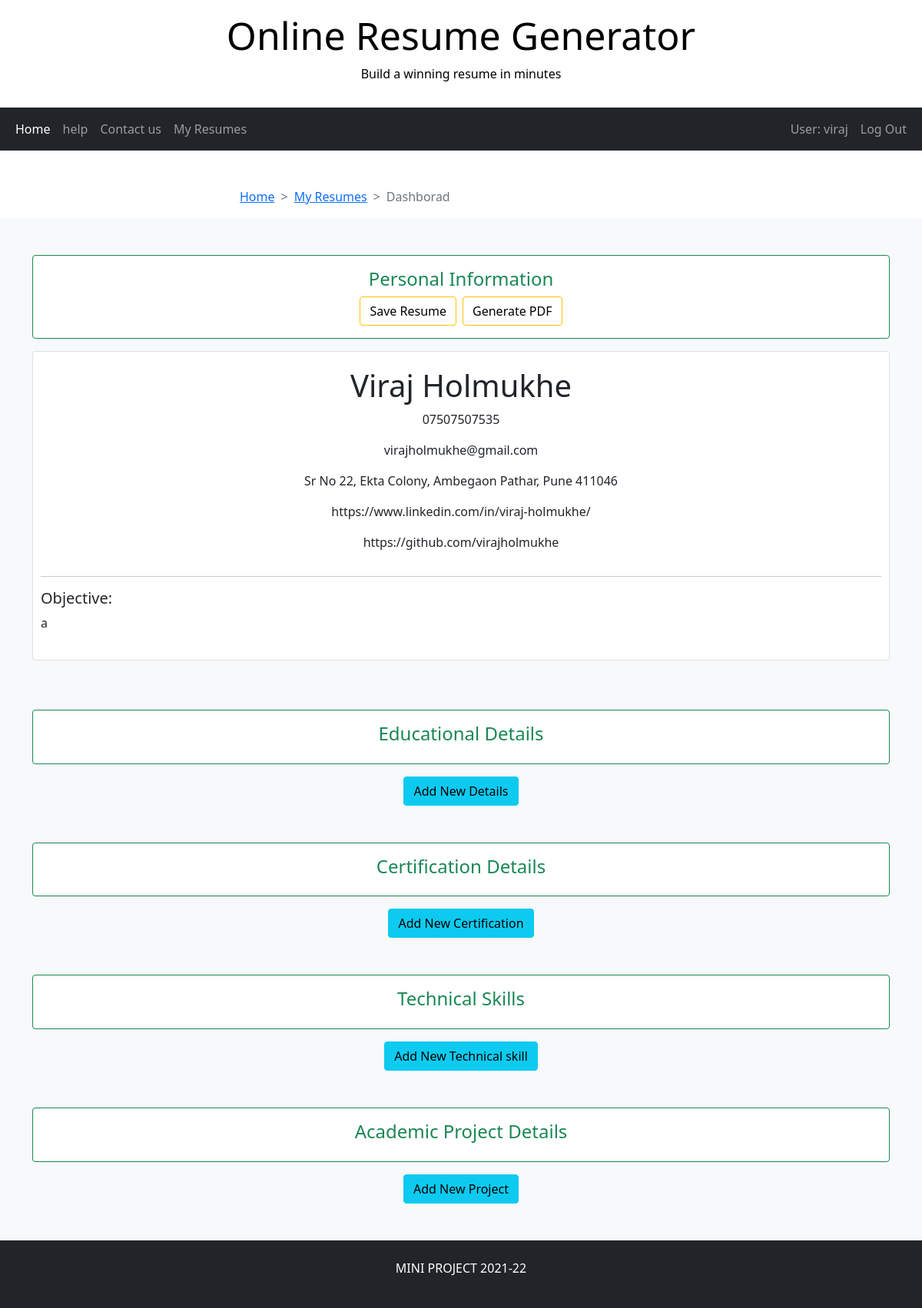
Page /dashboard/18 (signed in) on the committed database.
### UserApp/models.py (models this page shows)
class personal_info(models.Model):
    fullname= models.CharField(max_length=20)
    phone_number=models.CharField(max_length=10)
    Gender=models.CharField(max_length=6)
    dob=models.DateField(auto_now=False,auto_now_add=False)
    emailid=models.EmailField(max_length=50)
    Address=models.TextField(max_length=225)
    hobbies=models.CharField(max_length=100)
    languages_known=models.CharField(max_length=50)
    linkedin=models.CharField(max_length=200)
    github=models.CharField(max_length=200)
    objective=models.TextField(max_length=1000)
    user = models.ForeignKey(User_Info, on_delete=models.CASCADE)
    class Meta:
        db_table="personal_info"

### UserApp/views.py (the view)
# urls.py: path('dashboard/<pid>',views.dashboard, name='dashboard'),
def dashboard(request,pid):
    try:
        uname = request.session["uname"]
        personal_info.objects.get(user=uname,id=pid)
        pers_info = personal_info.objects.get(user=uname,id=pid)
        edu_info = educational_details.objects.filter(perIn_id=pers_info.id)
        cert_info = certification.objects.filter(perIn_id=pers_info.id)
        tech_sk_info = technical_skills.objects.filter(perIn_id=pers_info.id)
        aca_pr_info = academic_project.objects.filter(perIn_id=pers_info.id)
        if(request.method=='POST'):
            if(request.POST['action']=="delete_technical_skill"):
                tech_sk_info = technical_skills.objects.filter(perIn_id=pers_info.id,id=request.POST["id"]).delete()
            elif(request.POST['action']=="delete_educational_detail"):
                edu_info = educational_details.objects.filter(perIn_id=pers_info.id,id=request.POST["id"]).delete()
            elif(request.POST['action']=="delete_certification_detail"):
                cert_info = certification.objects.filter(perIn_id=pers_info.id,id=request.POST["id"]).delete()
            elif(request.POST['action']=="delete_academic_project_detail"):
                aca_pr_info = academic_project.objects.filter(perIn_id=pers_info.id,id=request.POST["id"]).delete()
            return redirect('dashboard',pid = pers_info.id)
        else:
            return render(request, "dashboard.html",{"pi":pers_info,"ei":edu_info,"ci":cert_info,"ti":tech_sk_info,"ai":aca_pr_info})
    except:
        return redirect(personal_information)

### UserApp/templates/dashboard.html (shortened to what this page needs)
{%extends "master.html"%}
{%block content%}
<div class="container mt-5 col-md-6">
    <nav style="--bs-breadcrumb-divider: '>';" aria-label="breadcrumb">
        <ol class="breadcrumb">
            <li class="breadcrumb-item"><a href="/">Home</a></li>
            <li class="breadcrumb-item"><a href="/my_resumes">My Resumes</a></li>
            <li class="breadcrumb-item active" aria-current="page">Dashborad</li>
        </ol>
    </nav>
</div>
<section class="one" id="personal_information">
    <div class="container mt-5">
        <div class="card border-success mb-3" style="width: 100%;">
            <div class="card-body text-success">
                <h4 class="card-title text-center">Personal Information</h4>
                <div class="d-grid gap-2 d-md-flex justify-content-md-center">
                    <button type="button" class="btn btn-outline-warning justify-content-end"><a style="text-decoration:none;color:black"  href="/save/{{pi.id}}" >Save Resume</a></button>
                    <button type="button" class="btn btn-outline-warning justify-content-end"><a style="text-decoration:none;color:black" target="_blank" href="/pdf/{{pi.id}}" >Generate PDF</a></button>
                </div>
            </div>
        </div>
        <div class="card mb-3" style="padding: 20px 10px 20px 10px; width: 100%;">
            <center>
                <h1 class="card-title text-center">{{pi.fullname}}</h1>
                <p>{{pi.phone_number}}</p>
                <p>{{pi.emailid}}</p>
                <p>{{pi.Address}}</p>
                <p>{{pi.linkedin}}</p>
                <p>{{pi.github}}</p>
            </center>
            <hr width="100%"></hr>
                <h5>Objective: </h5><p>{{pi.objective}}</p>
        </div>
    </div>
</section>
<section class="bg-light" id="educational_details">
    <div class="container mt-5">
        <div class="card border-success mb-3" style="width: 100%;" >
            <div class="card-body text-success">
                <h4 class="card-title text-center">Educational Details</h4>
            </div>
        </div>
    </div>
    <center>
        <button type="button" class="btn btn-info"><a style="text-decoration:none;color:black"  href="/educational_Details/{{pi.id}}" class="card-link">Add New Details</a></button>
    </center>
</section>
<section class="one" id="certification_details">
    <div class="container mt-5">
        <div class="card border-success mb-3" style="width: 100%;">
            <div class="card-body text-success">
                <h4 class="card-title text-center">Certification Details</h4>
            </div>
        </div>
        <center>
            <button type="button" class="btn btn-info"><a style="text-decoration:none;color:black"  href="/Certification/{{pi.id}}" class="card-link">Add New Certification</a></button>
        </center>
    </div>
</section>
<section class="bg-light" id="technical_skills">
    <div class="container mt-5">
        <div class="card border-success mb-3" style="width: 100%;">
            <div class="card-body text-success">
                <h4 class="card-title text-center">Technical Skills</h4>
            </div>
        </div>
        <center>
            <button type="button" class="btn btn-info" ><a style="text-decoration:none;color:black"  href="/Technical_Skills/{{pi.id}}" class="card-link">Add New Technical skill</a></button>
        </center>
    </div>
</section>
<section class="one" id="academic_project_details">
    <div class="container mt-5 mb-5">
        <div class="card border-success mb-3" style="width: 100%;">
            <div class="card-body text-success">
                <h4 class="card-title text-center">Academic Project Details</h4>
            </div>
        </div>
        <center>
            <button type="button" class="btn btn-info"><a style="text-decoration:none;color:black"  href="/Academic_Project/{{pi.id}}" class="card-link">Add New Project</a></button>
        </center>
    </div>
</section>
{%endblock%}

### UserApp/templates/master.html (shortened to what this page needs)
{% load static %}
<!DOCTYPE html>
<html lang="en">
<head>
  <link href="https://cdn.jsdelivr.net/npm/bootstrap@5.1.3/dist/css/bootstrap.min.css" rel="stylesheet">
  <link rel="stylesheet" href="{% static 'index.css' %}">
</head>
<body class="d-flex flex-column min-vh-100">
<div class="p-3 text-black text-center" style="background-color: white;">
  <h3 style="font-size: 50px;">Online Resume Generator</h3>
  <p>Build a winning resume in minutes</p>
</div>
<nav class="navbar navbar-expand-sm bg-dark navbar-dark ">
  <div class="container-fluid">
    <ul class="navbar-nav ">
      <li class="nav-item">
        <a class="nav-link active" href="/">Home</a>
      </li>
      <li class="nav-item">
        <a class="nav-link" href="#">help</a>
      </li>
      <li class="nav-item">
        <a class="nav-link" href="/contact_us">Contact us</a>
      </li>
      <li class="nav-item">
        <a class="nav-link" href="/my_resumes">My Resumes</a>
      </li>
    </ul>
    <ul class="nav justify-content-end">
        <ul class="navbar-nav">
          {% if "uname" in request.session %}
          <li class="nav-item">
            <a class="nav-link">User: {{request.session.uname}} </a>
        </li>
          <li class="nav-item">
            <a class="nav-link" href="/logout">Log Out</a>
          </li>
          {% endif %}
        </ul>
    </ul>
  </div>
</nav>
{%block content%}{%endblock%}
<footer class="fluid text-center mt-auto">
<div class="p-4 bg-dark text-white text-center">
  <p>MINI PROJECT 2021-22</p>
</div>
</footer>
</body>
</html>

### UserApp/templates/dashboard.html (style rules this page uses)
body { background:none; }
.one { background-color: #f8f9fa; }

### rows in the picture
personal_info: session.uname "viraj", fullname "Viraj Holmukhe", phone_number "07507507535", emailid "virajholmukhe@gmail.com", Address "Sr No 22, Ekta Colony, Ambegaon Pathar, Pune 411046", linkedin "https://www.linkedin.com/in/viraj-holmukhe/", github "https://github.com/virajholmukhe", objective "a"
